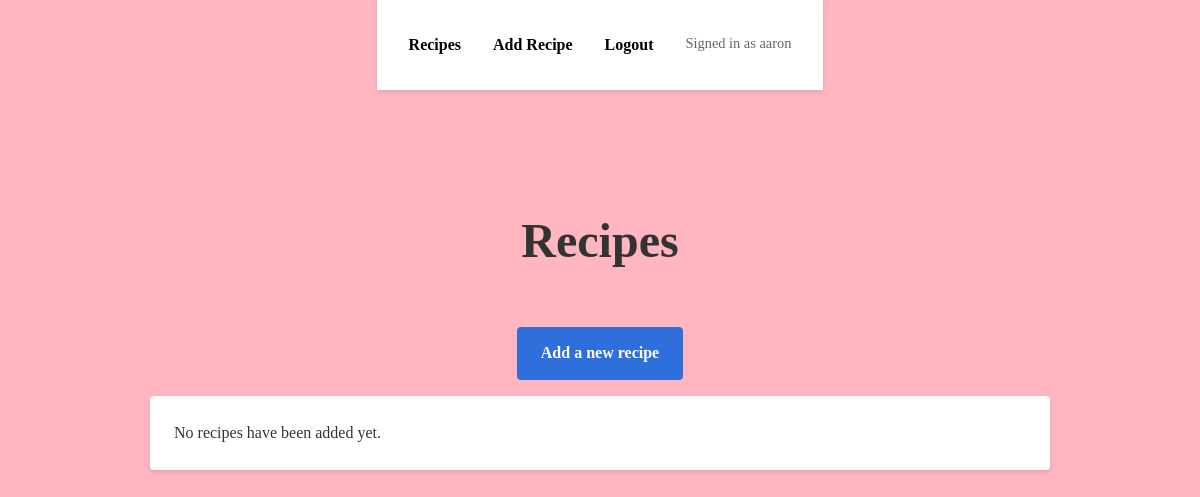
The app's page /recipes/ (signed in), older data.
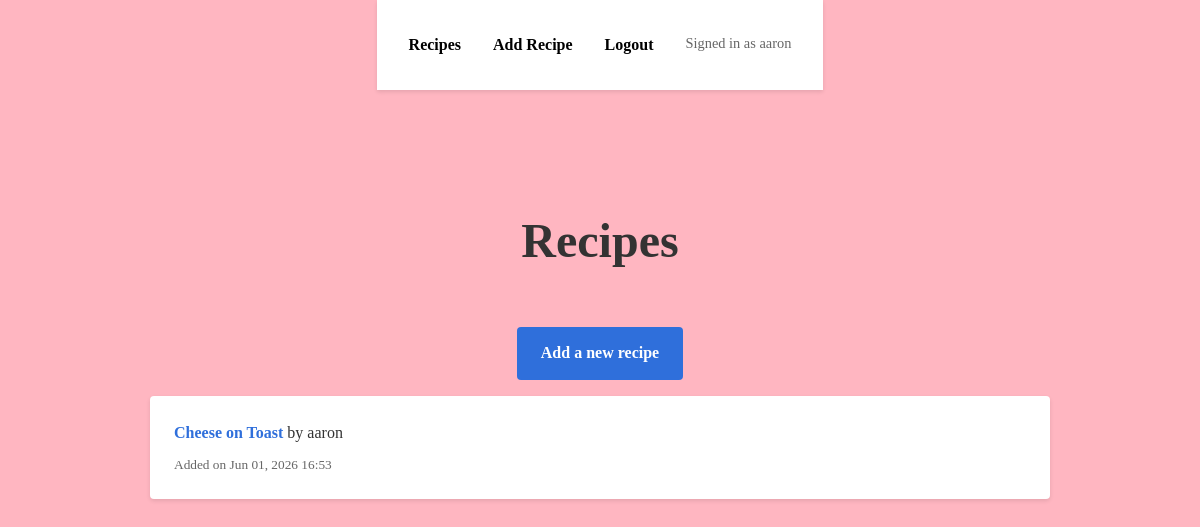
The same page, newer data.
### recipe_app/models.py (models this page shows, shortened)
class Recipe(models.Model):
    author = models.ForeignKey(
        settings.AUTH_USER_MODEL,
        on_delete=models.CASCADE,
        related_name='recipes'
    )
    title = models.CharField(max_length=200)
    description = models.TextField(blank=True)
    ingredients = models.TextField(blank=True)
    instructions = models.TextField(blank=True)
    created_at = models.DateTimeField(auto_now_add=True)
    updated_at = models.DateTimeField(auto_now=True)
    class Meta:
        ordering = ['-created_at']

### recipe_app/views.py (the view)
# urls.py: path('recipes/', recipe_views.recipe_list, name='recipe_index'),
def recipe_list(request):
    if not request.user.is_authenticated:
        return redirect('login')
    recipes = Recipe.objects.all()
    return render(request, 'recipes/recipe_list.html', {'recipes': recipes})

### recipe_app/templates/recipes/recipe_list.html (shortened to what this page needs)
{% extends 'recipes/base.html' %}
{% block content %}
<h1>Recipes</h1>
<p style="text-align: center;"><a href="{% url 'recipe_create' %}" class="btn btn-center">Add a new recipe</a></p>
<ul>
    {% for recipe in recipes %}
        <li>
            <a href="{% url 'recipe_detail' recipe.id %}">{{ recipe.title }}</a> by {{ recipe.author.username }}
            <br>
            <small>Added on {{ recipe.created_at|date:'M d, Y H:i' }}</small>
        </li>
    {% empty %}
        <li>No recipes have been added yet.</li>
    {% endfor %}
</ul>
{% endblock %}

### recipe_app/templates/recipes/base.html (shortened to what this page needs)
<!DOCTYPE html>
{% load static %}
<html lang="en">
<head>
    <link rel="stylesheet" href="{% static 'styles.css' %}">
</head>
<body>
    <nav>
        {% if request.user.is_authenticated %}
            <a href="{% url 'recipe_index' %}">Recipes</a>
            <a href="{% url 'recipe_create' %}">Add Recipe</a>
            <a href="{% url 'logout' %}">Logout</a>
            <span>Signed in as {{ request.user.username }}</span>
        {% else %}
            <a href="{% url 'login' %}">Login</a>
            <a href="{% url 'signup' %}">Sign Up</a>
        {% endif %}
    </nav>
    <div class="content">
        {% block content %}{% endblock %}
    </div>
</body>
</html>

### styles/styles.css (style rules this page uses)
:root { --primary-color: #2f6fdb; --primary-hover: #255ec1; --text-dark: #333; --text-light: #666; --bg-light: #FFB6C1; --border-color: #ddd; --alert-danger: #f8d7da; --alert-text: #721c24; }
* { margin: 0; padding: 0; box-sizing: border-box; }
body { background-color: var(--bg-light); color: var(--text-dark); line-height: 1.6; min-height: 100vh; display: flex; flex-direction: column; align-items: center; }
nav { background-color: white; padding: 1.5rem; text-align: center; box-shadow: 0 2px 4px rgba(0, 0, 0, 0.1); display: flex; justify-content: center; flex-wrap: wrap; gap: 1rem; }
nav a { color: #000; text-decoration: none; font-weight: 600; transition: color 0.3s ease; }
nav span { color: var(--text-light); font-size: 0.9rem; }
.content { flex: 1; display: flex; flex-direction: column; align-items: center; padding: 2rem 1rem; width: 100%; margin: 0 auto; max-width: 1000px; }
h1, h2, h3 { text-align: center; margin-bottom: 1.5rem; color: var(--text-dark); }
h1 { font-size: 2.5rem; margin-bottom: 2rem; }
button, .btn { padding: 0.75rem 1.5rem; border: none; background-color: var(--primary-color); color: white; border-radius: 4px; cursor: pointer; font-size: 1rem; font-weight: 600; transition: background-color 0.3s ease; text-decoration: none; display: inline-block; text-align: center; }
.btn-center { display: block; margin: 1rem auto; }
ul { list-style: none; width: 100%; max-width: 700px; }
ul li { background-color: white; padding: 1rem; margin-bottom: 1rem; border-radius: 4px; box-shadow: 0 2px 4px rgba(0, 0, 0, 0.1); text-align: left; }
ul li a { color: var(--primary-color); text-decoration: none; font-weight: 600; }
ul li small { color: var(--text-light); display: block; margin-top: 0.5rem; }
a { color: var(--primary-color); text-decoration: none; }
p { text-align: center; color: var(--text-light); line-height: 1.8; }
@media (min-width: 1024px) { body { font-size: 1rem; } }
@media (min-width: 1024px) { .content { padding: 3rem 2rem; } }
@media (min-width: 1024px) { h1 { font-size: 3rem; } }
@media (min-width: 1024px) { ul { max-width: 900px; } }
@media (min-width: 1024px) { ul li { padding: 1.5rem; } }
@media (min-width: 1024px) { nav { padding: 2rem; gap: 2rem; } }

Row changes from the older to the newer data that the page shows:
added Recipe: title "Cheese on Toast", author.username "aaron", created_at "Jun 01, 2026 16:53"
Text that changed along with them:
text no longer shown: "No recipes have been added yet."
